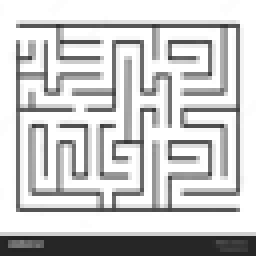
#> input picture bsg_cgol/py/debug/image.bmp, 64 x 64 px, given in place of image.png, which was not available (shown 4 times larger)
$ python check.py
#> lines starting #> are read from the running program, lines starting #| are printed output that depends on the picture
from PIL import Image
import numpy as np

# 加載上傳的圖像
img_path = '/mnt/data/image.png'

# 讀取圖像
img = Image.open(img_path).convert('L').resize((1000, 1000))
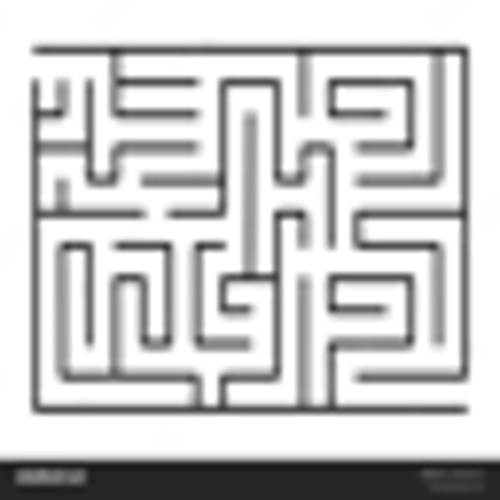
#> img: PIL image 1000x1000 L (shown at 1/2 size); min 24, max 255, mean 201.8
ary = np.array(img)

# 檢查圖像數據的前幾個像素值
ary[:10, :10]

$ run again, with bsg_cgol/py/debug/map.bmp copied over bsg_cgol/py/debug/image.bmp
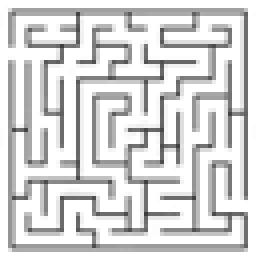
#> input picture bsg_cgol/py/debug/map.bmp, 64 x 64 px, given in place of image.png, which was not available (shown 4 times larger)
#> `img = Image.open(img_path).convert('L').resize((1000, 1000))`:
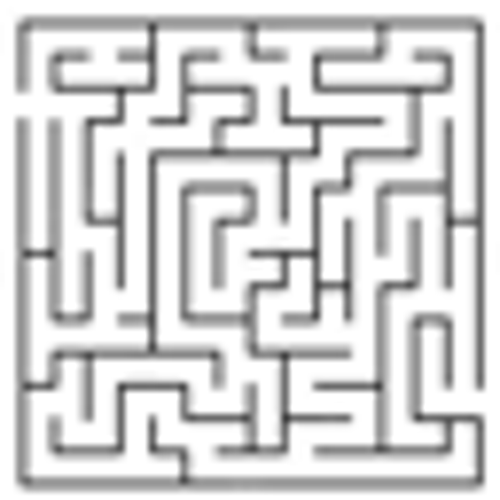
#> img: PIL image 1000x1000 L (shown at 1/2 size); min 56, max 255, mean 213.2
